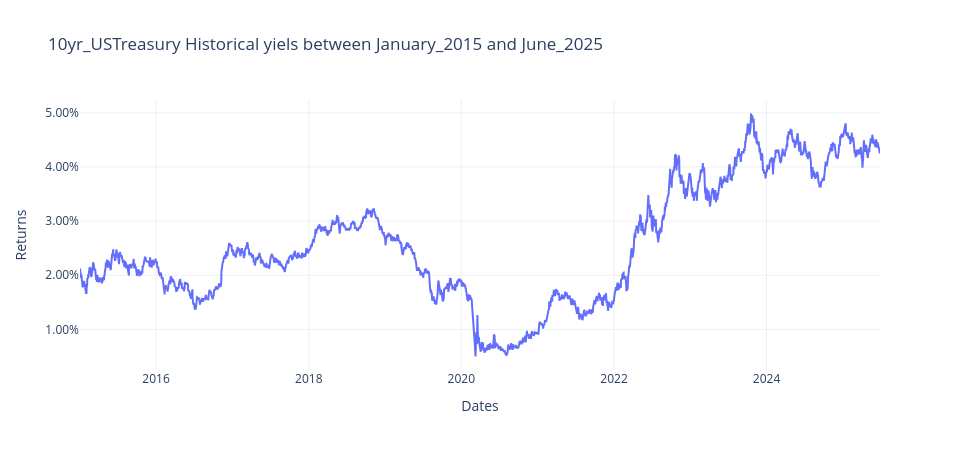

Notebook source saved alongside this figure:
### Code cell
# plot returns
fig4 = go.Figure()

fig4.add_trace(go.Scatter(
    x = yields_ust10.index,
    y = yields_ust10['^TNX'].values,
    mode = 'lines',
))

fig4.update_layout(
    title = f'10yr_USTreasury Historical yiels between {yields_ust10.index[0].strftime('%B_%Y')} and {yields_ust10.index[-1].strftime('%B_%Y')}',
    xaxis = {'title': 'Dates'},
    yaxis = {'title': 'Returns', 'tickformat': '.2%'},
    template = 'plotly_white',
    width = 960,
    height = 450
)
fig4.show()

### Figure 1 — Plotly figure (JSON) as saved in the notebook; plotly's stock layout.template omitted (floating-point values rounded to 4 significant figures; data arrays with more than 128 entries replaced by an {"elided": "..."} marker saying what was removed)
{"data": [{"mode": "lines", "x": {"elided": "2636 str values"}, "y": {"elided": "2636 float values"}, "type": "scatter"}], "layout": {"yaxis": {"title": {"text": "Returns"}, "tickformat": ".2%"}, "title": {"text": "10yr_USTreasury Historical yiels between January_2015 and June_2025"}, "xaxis": {"title": {"text": "Dates"}}, "width": 960, "height": 450}}
